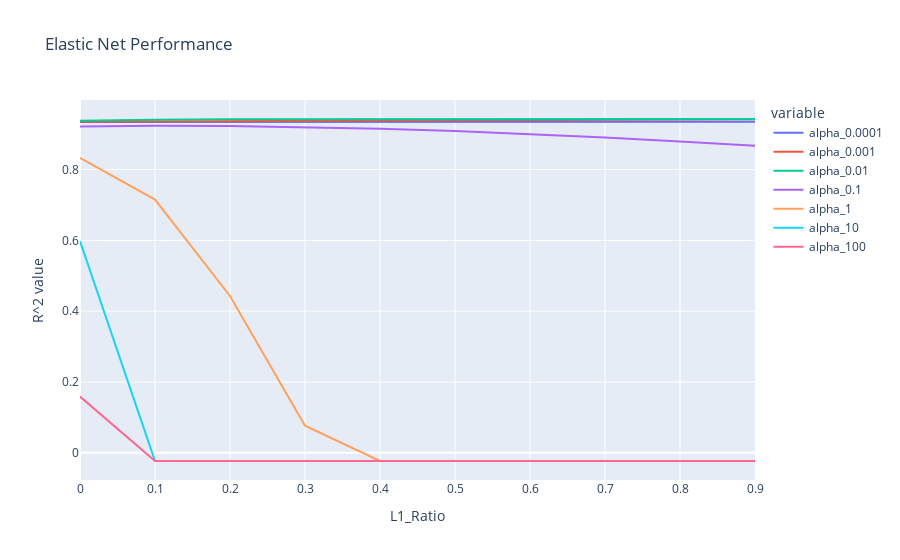

Notebook source saved alongside this figure:
### Code cell
alphas = [0.0001, 0.001, 0.01, 0.1, 1, 10, 100]
l1_ratios = np.arange(0.0, 1.0, 0.1)

eNet = ElasticNet()

with warnings.catch_warnings():
    warnings.simplefilter("ignore")
    grid = GridSearchCV(eNet, {"alpha": alphas,
                               "l1_ratio": l1_ratios},
                        scoring='r2', cv=10)
    grid.fit(trainX, trainY)
    
# predY = grid.predict(testX)


scores_mean = grid.cv_results_['mean_test_score'].reshape(len(alphas),
                                                          len(l1_ratios))


elastic_net_performance = pd.DataFrame({
    "L1_Ratio" : l1_ratios
})

for idx, val in enumerate(alphas):
    alpha_str = "alpha_" + str(val)
    elastic_net_performance[alpha_str] = scores_mean[idx,:]
    
fig = px.line(elastic_net_performance, x="L1_Ratio",
                  y=[col for col in elastic_net_performance.columns if 'alpha' in col],
                 title="Elastic Net Performance").update_layout(
    yaxis_title="R^2 value"
)
fig.show()

### Figure 1 — Plotly figure (JSON) as saved in the notebook; plotly's stock layout.template omitted (floating-point values rounded to 4 significant figures)
{"data": [{"hovertemplate": "variable=alpha_0.0001<br>L1_Ratio=%{x}<br>value=%{y}<extra></extra>", "legendgroup": "alpha_0.0001", "line": {"color": "#636efa", "dash": "solid"}, "marker": {"symbol": "circle"}, "mode": "lines", "name": "alpha_0.0001", "orientation": "v", "showlegend": true, "type": "scatter", "x": [0, 0.1, 0.2, 0.3, 0.4, 0.5, 0.6, 0.7, 0.8, 0.9], "xaxis": "x", "y": [0.9343, 0.9344, 0.9345, 0.9345, 0.9346, 0.9347, 0.9347, 0.9348, 0.9349, 0.935], "yaxis": "y"}, {"hovertemplate": "variable=alpha_0.001<br>L1_Ratio=%{x}<br>value=%{y}<extra></extra>", "legendgroup": "alpha_0.001", "line": {"color": "#EF553B", "dash": "solid"}, "marker": {"symbol": "circle"}, "mode": "lines", "name": "alpha_0.001", "orientation": "v", "showlegend": true, "type": "scatter", "x": [0, 0.1, 0.2, 0.3, 0.4, 0.5, 0.6, 0.7, 0.8, 0.9], "xaxis": "x", "y": [0.9351, 0.9358, 0.9368, 0.938, 0.939, 0.9398, 0.9404, 0.9409, 0.9414, 0.9418], "yaxis": "y"}, {"hovertemplate": "variable=alpha_0.01<br>L1_Ratio=%{x}<br>value=%{y}<extra></extra>", "legendgroup": "alpha_0.01", "line": {"color": "#00cc96", "dash": "solid"}, "marker": {"symbol": "circle"}, "mode": "lines", "name": "alpha_0.01", "orientation": "v", "showlegend": true, "type": "scatter", "x": [0, 0.1, 0.2, 0.3, 0.4, 0.5, 0.6, 0.7, 0.8, 0.9], "xaxis": "x", "y": [0.9378, 0.9408, 0.9417, 0.9419, 0.9419, 0.9421, 0.9423, 0.9425, 0.9427, 0.9428], "yaxis": "y"}, {"hovertemplate": "variable=alpha_0.1<br>L1_Ratio=%{x}<br>value=%{y}<extra></extra>", "legendgroup": "alpha_0.1", "line": {"color": "#ab63fa", "dash": "solid"}, "marker": {"symbol": "circle"}, "mode": "lines", "name": "alpha_0.1", "orientation": "v", "showlegend": true, "type": "scatter", "x": [0, 0.1, 0.2, 0.3, 0.4, 0.5, 0.6, 0.7, 0.8, 0.9], "xaxis": "x", "y": [0.9218, 0.9239, 0.9227, 0.9197, 0.9151, 0.909, 0.9006, 0.8906, 0.8792, 0.8675], "yaxis": "y"}, {"hovertemplate": "variable=alpha_1<br>L1_Ratio=%{x}<br>value=%{y}<extra></extra>", "legendgroup": "alpha_1", "line": {"color": "#FFA15A", "dash": "solid"}, "marker": {"symbol": "circle"}, "mode": "lines", "name": "alpha_1", "orientation": "v", "showlegend": true, "type": "scatter", "x": [0, 0.1, 0.2, 0.3, 0.4, 0.5, 0.6, 0.7, 0.8, 0.9], "xaxis": "x", "y": [0.8328, 0.7153, 0.4428, 0.0767, -0.02312, -0.02312, -0.02312, -0.02312, -0.02312, -0.02312], "yaxis": "y"}, {"hovertemplate": "variable=alpha_10<br>L1_Ratio=%{x}<br>value=%{y}<extra></extra>", "legendgroup": "alpha_10", "line": {"color": "#19d3f3", "dash": "solid"}, "marker": {"symbol": "circle"}, "mode": "lines", "name": "alpha_10", "orientation": "v", "showlegend": true, "type": "scatter", "x": [0, 0.1, 0.2, 0.3, 0.4, 0.5, 0.6, 0.7, 0.8, 0.9], "xaxis": "x", "y": [0.5981, -0.02312, -0.02312, -0.02312, -0.02312, -0.02312, -0.02312, -0.02312, -0.02312, -0.02312], "yaxis": "y"}, {"hovertemplate": "variable=alpha_100<br>L1_Ratio=%{x}<br>value=%{y}<extra></extra>", "legendgroup": "alpha_100", "line": {"color": "#FF6692", "dash": "solid"}, "marker": {"symbol": "circle"}, "mode": "lines", "name": "alpha_100", "orientation": "v", "showlegend": true, "type": "scatter", "x": [0, 0.1, 0.2, 0.3, 0.4, 0.5, 0.6, 0.7, 0.8, 0.9], "xaxis": "x", "y": [0.1588, -0.02312, -0.02312, -0.02312, -0.02312, -0.02312, -0.02312, -0.02312, -0.02312, -0.02312], "yaxis": "y"}], "layout": {"legend": {"title": {"text": "variable"}, "tracegroupgap": 0}, "title": {"text": "Elastic Net Performance"}, "xaxis": {"anchor": "y", "domain": [0, 1], "title": {"text": "L1_Ratio"}}, "yaxis": {"anchor": "x", "domain": [0, 1], "title": {"text": "R^2 value"}}}}
